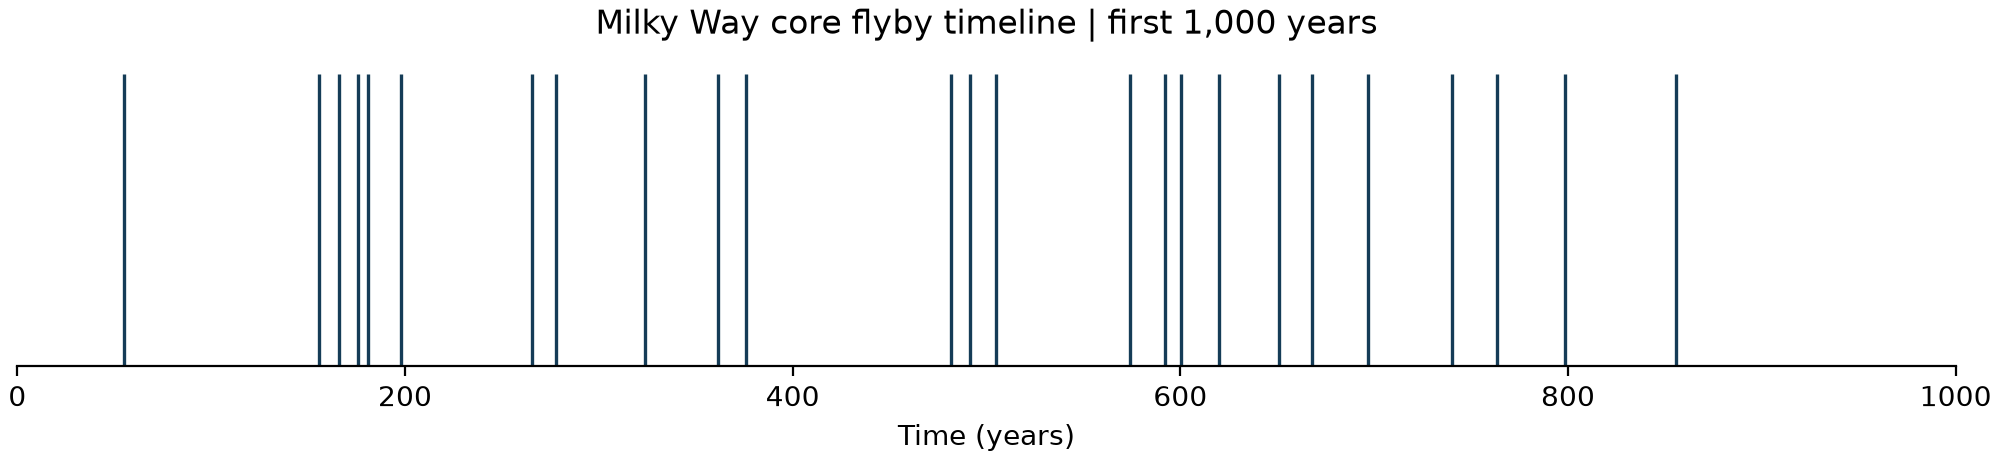

Recreate this plot in Python.
from pathlib import Path

import matplotlib.pyplot as plt
import numpy as np


DURATION_YR = 100_000        # 0.1 Myr
DT_YR = 0.25                 # Step for deciding whether a flyby occurs
DISPLAY_YR = 1_000           # Show the first 1,000 years in the figure

DENSITY_PC3 = 10_000
B_MAX_AU = 10_000
MEAN_SPEED_KMS = 402.83
AU_PER_PC = 206_264.806
KMS_TO_PC_PER_YR = 1.022712e-6

NEPTUNE_A_AU = 30.069
NEPTUNE_MASS_MSUN = 5.15e-5

# Geometric encounter rate in encounters per year.
b_max_pc = B_MAX_AU / AU_PER_PC
mean_speed_pc_per_yr = MEAN_SPEED_KMS * KMS_TO_PC_PER_YR
gamma = DENSITY_PC3 * np.pi * b_max_pc**2 * mean_speed_pc_per_yr

# Draw one uniform random number per step and apply Zink's short-step rule.
timing_rng = np.random.default_rng(20261117)
n_steps = round(DURATION_YR / DT_YR)
accepted = timing_rng.random(n_steps) < gamma * DT_YR
event_times_yr = (np.flatnonzero(accepted) + 1) * DT_YR

# Draw one initial mean anomaly for Neptune, then advance it on the
# original orbit to compute the unperturbed reference phase for each event.
phase_rng = np.random.default_rng(20261118)
initial_phase_rad = phase_rng.uniform(0, 2 * np.pi)
period_yr = np.sqrt(NEPTUNE_A_AU**3 / (1 + NEPTUNE_MASS_MSUN))
reference_phase_rad = (
    initial_phase_rad + (2 * np.pi / period_yr) * event_times_yr
) % (2 * np.pi)

print(f"Encounter rate: {gamma:.6f} per year")
print(f"Flybys: {len(event_times_yr):,} (expected {gamma * DURATION_YR:,.0f})")
print(f"Mean gap: {np.diff(event_times_yr).mean():.2f} yr (expected {1/gamma:.2f})")
print(f"Initial Neptune mean anomaly: {np.degrees(initial_phase_rad):.2f} deg")

output_dir = Path(__file__).resolve().parent
csv_path = output_dir / "core_flyby_timeline.csv"
np.savetxt(
    csv_path,
    np.column_stack((event_times_yr, np.degrees(reference_phase_rad))),
    delimiter=",",
    header="nominal_periapsis_time_yr,unperturbed_neptune_mean_anomaly_deg",
    comments="",
    fmt="%.6f",
)

# Draw a vertical line only at an accepted encounter time.
visible_times = event_times_yr[event_times_yr <= DISPLAY_YR]
fig, ax = plt.subplots(figsize=(10, 2.3), layout="constrained")
ax.vlines(visible_times, 0, 1, color="#153c57", linewidth=1.2)
ax.set(
    title="Milky Way core flyby timeline | first 1,000 years",
    xlabel="Time (years)",
    xlim=(0, DISPLAY_YR),
    ylim=(0, 1.08),
    yticks=[],
)
ax.spines[["top", "left", "right"]].set_visible(False)

png_path = output_dir / "core_flyby_timeline.png"
fig.savefig(png_path, dpi=200)
plt.close(fig)
print(f"Saved {csv_path.name} and {png_path.name}")
